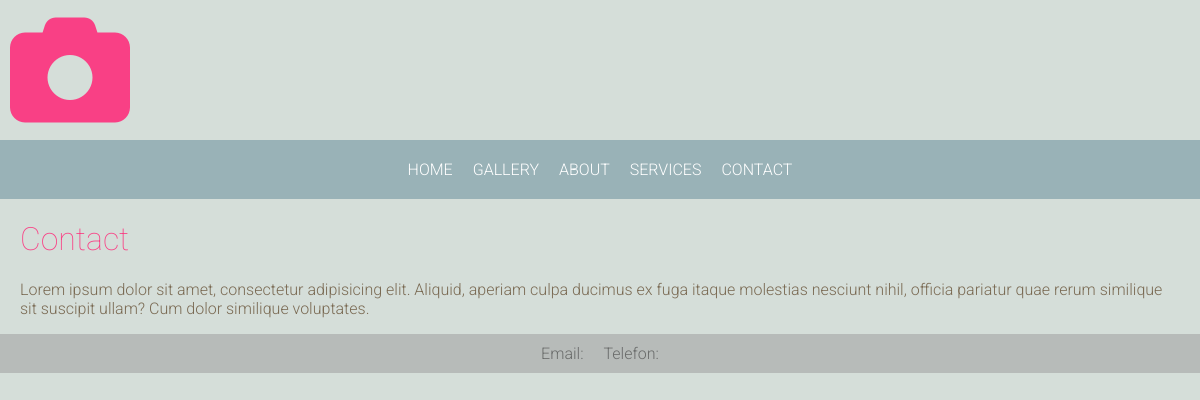
The page /contact on the database as committed earlier.
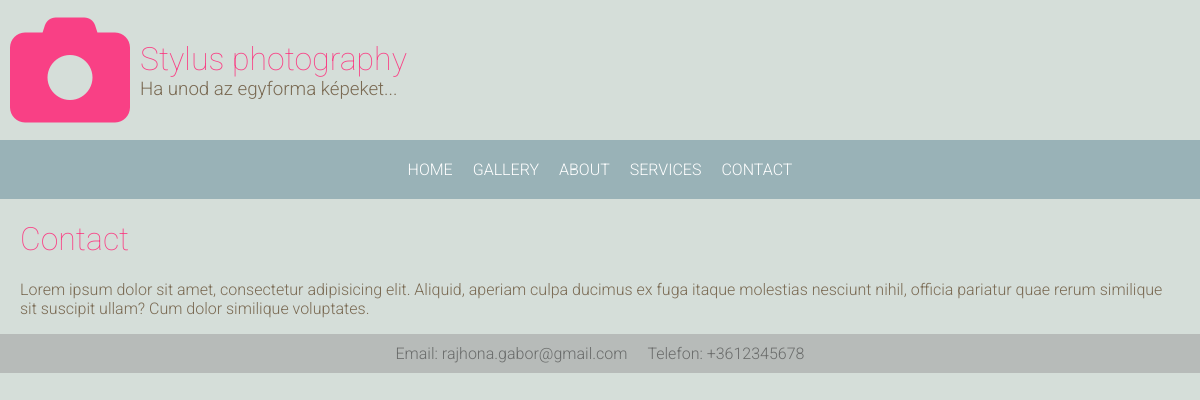
The same page on the database as committed later.
### pages/models.py (models this page shows, shortened)
class SiteInfo(models.Model):
    site_name = models.CharField("Oldalnév", max_length=200)                # kötelezően kitöltendő mező
    image = models.ImageField("Logo", upload_to="logo", blank=True)    # megadom a kép nevét és a mentés helyét...
    subtitle = models.CharField("Alcím", max_length=200)                    # kötelezően kitöltendő mező
    email = models.EmailField("Email", max_length=200, blank=True)          # opcionálisan kitöltendő mező
    phone = models.CharField("Telefon", max_length=200, blank=True)         # opcionálisan kitöltendő mező
    class Meta:
        verbose_name_plural = "Oldal adatok"                                # admin felületen a PAGES részben lévő adat neve ( lényegében a jelen osztály nevét írjuk így felül megjelenítéskor)

### pages/views.py (the view)
# urls.py: path('contact', contact_view),
def contact_view(request):
    return render(request, 'contact.html')

### pages/context_processors.py (called while the page is built)
def global_context(request):
    site_infos = SiteInfo.objects.all()
    if not site_infos:
        return {}
    return {
        "site_name": site_infos[0].site_name,
        "logo": site_infos[0].image,
        "site_subtitle": site_infos[0].subtitle,
        "email": site_infos[0].email,
        "phone": site_infos[0].phone,
    }

### templates/contact.html (shortened to what this page needs)
{% extends '_base.html' %}
{% block content %}
    <h1>Contact</h1>
    <p>Lorem ipsum dolor sit amet, consectetur adipisicing elit. Aliquid, aperiam culpa ducimus ex fuga itaque molestias nesciunt nihil, officia pariatur quae rerum similique sit suscipit ullam? Cum dolor similique voluptates.</p>
{% endblock content %}

### templates/_base.html (shortened to what this page needs)
{% load static %}
<!DOCTYPE html>
<html lang="en">
<head>
    <link rel="stylesheet" href="{% static 'main.css' %}">
</head>
<body>
    <div class="site_header_layout">
        <i class="fas fa-camera site-logo"></i>
        <div>
            <h1 style="margin: 0">{{ site_name }}</h1>
            <h3>{{ site_subtitle }}</h3>
        </div>
    </div>
    {% include '_navbar.html' %}
<div class="content_container">
    {% block content %}
    {% endblock content %}
</div>
    <div class="site_footer_layout">
        <p>Email: {{ email }}</p>
        <p>Telefon: {{ phone }}</p>
    </div>
</body>
</html>

Rows that differ between the two databases and show on the page:
added SiteInfo: site_name "Stylus photography", subtitle "Ha unod az egyforma képeket...", email "rajhona.gabor@gmail.com", phone "+3612345678"
